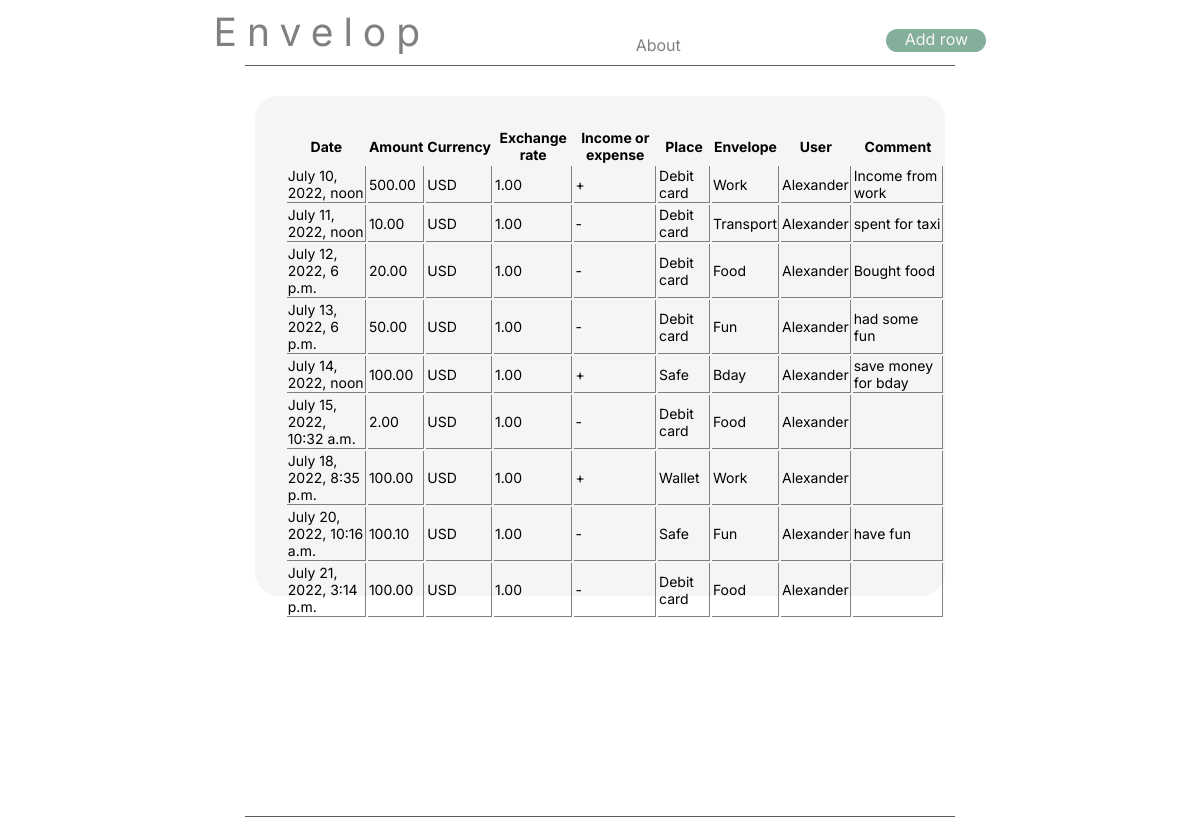
/dashboard/, run on the app's committed database.
### envelope_app/models.py (models this page shows)
class Row(models.Model):
    INCOME_OR_EXPENSE_TYPE = [('+', 'income'),('-', 'expense')]
    date = models.DateTimeField()
    amount = models.DecimalField(max_digits=10, decimal_places=2)
    currency = models.ForeignKey('Currency', on_delete=models.DO_NOTHING)
    exchange_rate = models.DecimalField(max_digits=10, decimal_places=2)
    income_or_expense = models.CharField(blank=False, choices= INCOME_OR_EXPENSE_TYPE, max_length=1)
    place = models.ForeignKey('Place', on_delete=models.DO_NOTHING)
    envelope = models.ForeignKey('Envelope', on_delete=models.DO_NOTHING)
    user = models.ForeignKey('User', on_delete=models.DO_NOTHING)
    comment = models.CharField(blank=True, max_length=140)

class Currency(models.Model):
    currency_name = models.CharField(blank=False, max_length=50)
    def __str__(self):
        return self.currency_name

class Place(models.Model):
    CHOICE_TYPE= [('y', 'yes'),('n', 'no')]
    place_name = models.CharField(blank=False, max_length=50)
    my_place = models.CharField(blank=False, default='y', choices=CHOICE_TYPE, max_length=1)
    savings = models.CharField(blank=False, default='n', choices=CHOICE_TYPE, max_length=1)
    def __str__(self):
        return self.place_name

class Envelope(models.Model):
    CHOICE_TYPE= [('y', 'yes'),('n', 'no')]
    INCOME_OR_EXPENSE_TYPE = [('+', 'income'),('-', 'expense')]
    envelope_name = models.CharField(blank=False, max_length=50)
    income_or_expense = models.CharField(blank=False, choices = INCOME_OR_EXPENSE_TYPE, max_length=1)
    limit = models.IntegerField()
    common = models.CharField(blank=False, default='n', choices=CHOICE_TYPE, max_length=1)
    savings = models.CharField(blank=False, default='n', choices=CHOICE_TYPE,max_length=1)
    def __str__(self):
        return self.envelope_name

class User(models.Model):
    user_name = models.CharField(blank=False, max_length=50)
    def __str__(self):
        return self.user_name

### envelope_app/views.py (the view)
# urls.py: path('dashboard/', views.dashboard, name= 'dashboard'),
def dashboard(request):
    rows = Row.objects.all()
    return render(request, 'dashboard.html', {'rows':rows})

### envelope_app/templates/dashboard.html
{% extends 'base.html' %}
{% block content %}
    <div class="main-center-up">
        <div class="rows box">
            <table>
                <tr>
                    <th>Date</th>
                    <th>Amount</th>
                    <th>Currency</th>
                    <th>Exchange rate</th>
                    <th>Income or expense</th>
                    <th>Place</th>
                    <th>Envelope</th>
                    <th>User</th>
                    <th>Comment</th>
                </tr>
                {% for row in rows %}
                <tr>
                    <td>{{row.date}}</td>
                    <td>{{row.amount}}</td>
                    <td>{{row.currency}}</td>
                    <td>{{row.exchange_rate}}</td>
                    <td>{{row.income_or_expense}}</td>
                    <td>{{row.place}}</td>
                    <td>{{row.envelope}}</td>
                    <td>{{row.user}}</td>
                    <td>{{row.comment}}</td>
                </tr>
                {% endfor %}
            </table>
        </div>
    </div>
{% endblock content %}

### envelope_app/templates/base.html (shortened to what this page needs)
{% load static %}
<!DOCTYPE html>
<html lang="en">
<head>
    <link rel="stylesheet" href="{% static 'envelope_app/css/style.css'%}  ">
</head>
<body>
    <Header>
        <div class="logo"> <a href="{% url 'dashboard' %}"> Envelop</a></div>
        <div> <a href="{% url 'home' %}"> About </a></div>
        <div class="button"> <a href="{% url 'add_row' %}"> Add row</a></div>
    </Header>
    <div class="line"></div>
    <div class="main">
        <div class="main-left"></div>
        <div class="main-center">
            {% block content %}
            {% endblock content %}
        </div>
        <div class="main-right"></div>
    </div>
    <div class="line"></div>
</body>
</html>

### envelope_app/static/envelope_app/css/style.css (style rules this page uses)
body { font-family: 'Inter', sans-serif; }
header { display: flex; justify-content: space-evenly; align-items: flex-end; }
.logo { font-size: 39px; letter-spacing: 10px; }
.button { background-color: rgb(131, 175, 155); border-radius: 24px; width: 100px; height: 23px; margin-bottom: 3px; text-align: center; }
.line { background-color: rgb(92, 92, 92); height: 1px; width: 60%; display: flex; margin-left: 20%; margin-top: 10px; }
.main { display: flex; }
.main-center { text-indent: 3em; height: 45em; width: 60%; margin-top: 20px; }
.main-left { height: 1em; width: 20%; }
.main-right { height: 1em; width: 20%; }
.box { background-color: rgb(245, 245, 245); border-radius: 24px; margin: 10px; font-size: 14px; }
.main-center-up { display: flex; flex-wrap: wrap; }
.rows { width: 100%; height: 500px; }
.button a { color: whitesmoke }
a { color: grey; text-decoration: none; }
table { margin-top: 30px; margin-left: 30px; }
td { border-right-style: solid; border-right-color: grey; border-right-width: 1px; border-bottom-style: solid; border-bottom-color: grey; border-bottom-width: 1px; }

### data on the page
Row: date "July 10, 2022, noon", amount "500.00", currency "USD", exchange_rate "1.00", income_or_expense "+", place "Debit card", envelope "Work", user "Alexander", comment "Income from work"
Row: date "July 11, 2022, noon", amount "10.00", currency "USD", exchange_rate "1.00", income_or_expense "-", place "Debit card", envelope "Transport", user "Alexander", comment "spent for taxi"
Row: date "July 12, 2022, 6 p.m.", amount "20.00", currency "USD", exchange_rate "1.00", income_or_expense "-", place "Debit card", envelope "Food", user "Alexander", comment "Bought food"
Row: date "July 13, 2022, 6 p.m.", amount "50.00", currency "USD", exchange_rate "1.00", income_or_expense "-", place "Debit card", envelope "Fun", user "Alexander", comment "had some fun"
Row: date "July 14, 2022, noon", amount "100.00", currency "USD", exchange_rate "1.00", income_or_expense "+", place "Safe", envelope "Bday", user "Alexander", comment "save money for bday"
Row: date "July 15, 2022, 10:32 a.m.", amount "2.00", currency "USD", exchange_rate "1.00", income_or_expense "-", place "Debit card", envelope "Food", user "Alexander"
Row: date "July 18, 2022, 8:35 p.m.", amount "100.00", currency "USD", exchange_rate "1.00", income_or_expense "+", place "Wallet", envelope "Work", user "Alexander"
Row: date "July 20, 2022, 10:16 a.m.", amount "100.10", currency "USD", exchange_rate "1.00", income_or_expense "-", place "Safe", envelope "Fun", user "Alexander", comment "have fun"
Row: date "July 21, 2022, 3:14 p.m.", amount "100.00", currency "USD", exchange_rate "1.00", income_or_expense "-", place "Debit card", envelope "Food", user "Alexander"
